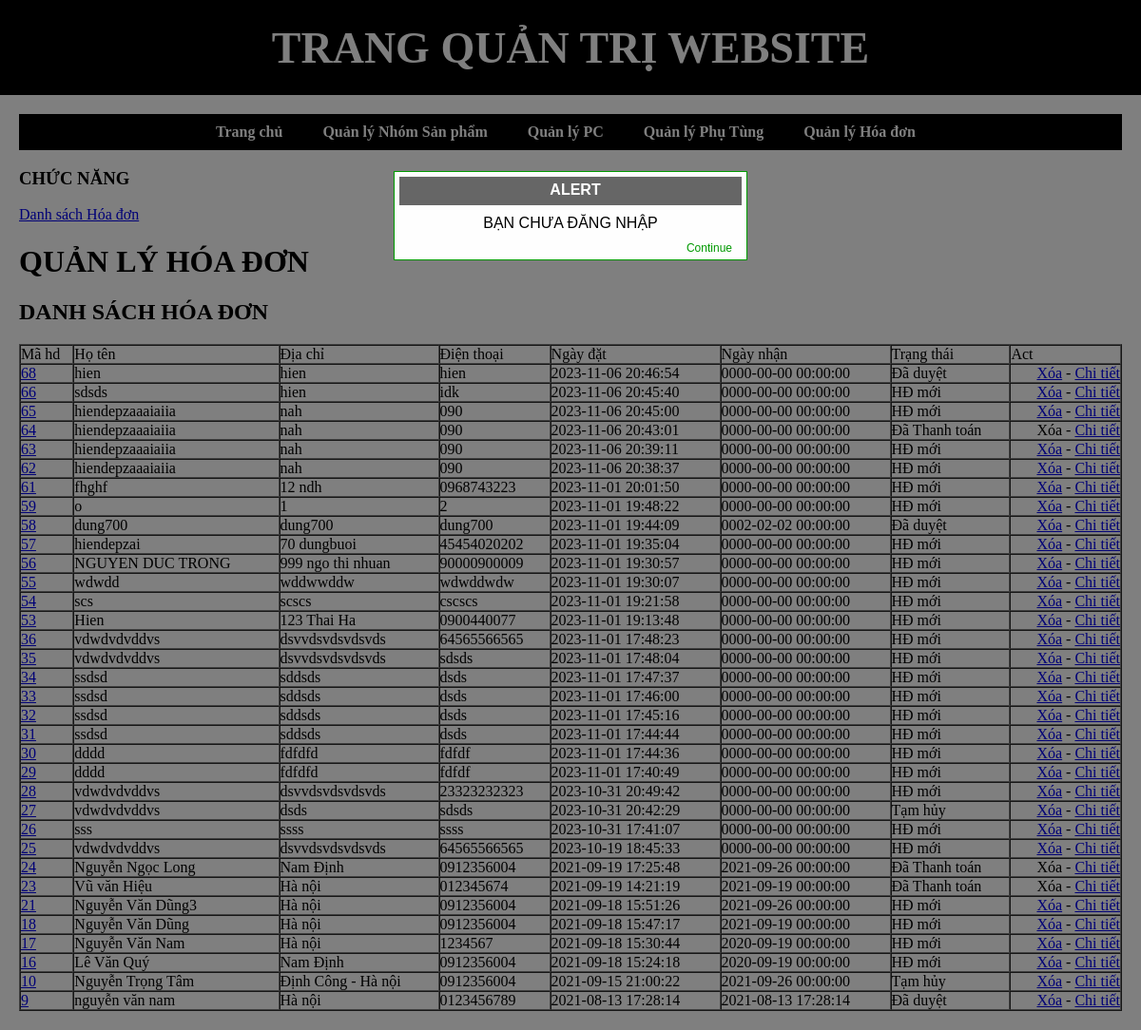
Screenshot of /index_admin.php?module=hoadon with the database file from the repository.
### tables this page shows
CREATE TABLE `tbhoadon` (
  `mahd` int(11) NOT NULL,
  `tennguoimua` varchar(30) NOT NULL,
  `diachi` varchar(100) NOT NULL,
  `dienthoai` varchar(15) NOT NULL,
  `ngaydat` datetime NOT NULL DEFAULT current_timestamp(),
  `ngaynhan` datetime NOT NULL DEFAULT current_timestamp(),
  `trangthai` int(11) NOT NULL DEFAULT 0
);

### Models/clsDatabase.php (called while the page is built, shortened)
<?php
class clsDatabase
{
	public $conn = NULL;
	function __construct()
	{
		try
		{
			$this->conn = new PDO("mysql:host=localhost;dbname=shopdatabase","root","");
			$this->conn->exec("SET NAMES UTF8");
		}
		catch(PDOException $ex)
		{
			echo "<h3>" . $ex->getMessage() . "</h3>";
			die("<h3> LỖI KẾT NỐI CSDL </h3>");
		}
	}
	function ThucthiSQL($sql, $data=NULL)
	{
		$this->pdo_stm = $this->conn->prepare($sql);
		$ketqua=false;
		if($data!=NULL)
			$ketqua = $this->pdo_stm->execute($data);
		else
			$ketqua = $this->pdo_stm->execute();
		return $ketqua;
	}
}
?>

### Models/clsHoadon.php (called while the page is built, shortened)
<?php
require_once("clsDatabase.php");
class clsHoadon
{
	public $db;
	function __construct()
	{
		$this->db = new clsDatabase();
	}
	function LayDanhSachHoadon()
	{
		$sql = "SELECT * FROM tbHoadon ORDER BY mahd DESC";
		$ketqua = $this->db->ThucthiSQL($sql);
		if($ketqua==TRUE)
			$this->data = $this->db->pdo_stm->fetchAll();
		return $ketqua;
	}
}
?>

### Views/vDanhSachHD.php (the view)
 	<div id="content_left">
     	<div class="left1">
         	<h3>CHỨC NĂNG</h3>
             <p><a href="?module=<?=$module?>">Danh sách Hóa đơn</a></p>
         </div>
     </div>
     <div id="content_right">
     	<h1> QUẢN LÝ HÓA ĐƠN</h1>
         <h2> DANH SÁCH HÓA ĐƠN</h2>
         <div id="right_detail">
	<?php
             if($ketqua)
             {
             ?>
             <table width="100%" border="1" class="Content_Table" cellpadding="0" cellspacing="0">
               <tr>
                 <td>Mã hd</td>
                 <td>Họ tên</td>
                 <td>Địa chỉ</td>
                 <td>Điện thoại</td>
                 <td>Ngày đặt</td>
                 <td>Ngày nhận</td>
                 <td>Trạng thái</td>
                 <td>Act</td>
               </tr>
               <?php
                 $rows = $hoadon->data;
                 foreach($rows as $row)
                 {
                     $trangthai="";
                     if($row["trangthai"]==0)
                         $trangthai = "HĐ mới";
                     else if($row["trangthai"]==1)
                         $trangthai = "Đã duyệt";
                     else if($row["trangthai"]==2)
                         $trangthai = "Đã Thanh toán";
                     else if($row["trangthai"]==3)
                         $trangthai = "Tạm hủy";
                 ?>
               <tr>
                 <td><a href="?module=<?=$module?>&act=chitiet&id=<?=$row["mahd"]?>"> <?=$row["mahd"]?> </a></td>
                 <td><?=$row["tennguoimua"]?></td>
                 <td><?=$row["diachi"]?></td>
                 <td><?=$row["dienthoai"]?></td>
                 <td><?=$row["ngaydat"]?></td>
                 <td><?=$row["ngaynhan"]?></td>
                 <td><?=$trangthai?></td>
                 <td align="right">
                 <?php
                 if($row["trangthai"]!=2)
                     echo "<a href='?module=" . $module ."&act=xoa&id=" . $row["mahd"] . "'>Xóa</a> - ";
                 else
                     echo "Xóa - ";
                 ?>
                 <a href="?module=<?=$module?>&act=chitiet&id=<?=$row["mahd"]?>"> Chi tiết </a></td>
               </tr>
               <?php
                 }
               ?>
             </table>
             <?php
             }
             ?>
</div>
     </div>

### css_Admin/Menu.css (style rules this page uses)
html, body { padding: 0; margin: 0; }

### rows the page displays
tbhoadon: mahd "68", tennguoimua "hien", diachi "hien", dienthoai "hien", ngaydat "2023-11-06 20:46:54", ngaynhan "0000-00-00 00:00:00", trangthai "Đã duyệt"
tbhoadon: mahd "66", tennguoimua "sdsds", diachi "hien", dienthoai "idk", ngaydat "2023-11-06 20:45:40", ngaynhan "0000-00-00 00:00:00", trangthai "HĐ mới"
tbhoadon: mahd "65", tennguoimua "hiendepzaaaiaiia", diachi "nah", dienthoai "090", ngaydat "2023-11-06 20:45:00", ngaynhan "0000-00-00 00:00:00", trangthai "HĐ mới"
tbhoadon: mahd "64", tennguoimua "hiendepzaaaiaiia", diachi "nah", dienthoai "090", ngaydat "2023-11-06 20:43:01", ngaynhan "0000-00-00 00:00:00", trangthai "Đã Thanh toán", shows "Xóa -"
tbhoadon: mahd "63", tennguoimua "hiendepzaaaiaiia", diachi "nah", dienthoai "090", ngaydat "2023-11-06 20:39:11", ngaynhan "0000-00-00 00:00:00", trangthai "HĐ mới"
tbhoadon: mahd "62", tennguoimua "hiendepzaaaiaiia", diachi "nah", dienthoai "090", ngaydat "2023-11-06 20:38:37", ngaynhan "0000-00-00 00:00:00", trangthai "HĐ mới"
tbhoadon: mahd "61", tennguoimua "fhghf", diachi "12 ndh", dienthoai "0968743223", ngaydat "2023-11-01 20:01:50", ngaynhan "0000-00-00 00:00:00", trangthai "HĐ mới"
tbhoadon: mahd "59", tennguoimua "o", diachi "1", dienthoai "2", ngaydat "2023-11-01 19:48:22", ngaynhan "0000-00-00 00:00:00", trangthai "HĐ mới"
tbhoadon: mahd "58", tennguoimua "dung700", diachi "dung700", dienthoai "dung700", ngaydat "2023-11-01 19:44:09", ngaynhan "0002-02-02 00:00:00", trangthai "Đã duyệt"
tbhoadon: mahd "57", tennguoimua "hiendepzai", diachi "70 dungbuoi", dienthoai "45454020202", ngaydat "2023-11-01 19:35:04", ngaynhan "0000-00-00 00:00:00", trangthai "HĐ mới"
tbhoadon: mahd "56", tennguoimua "NGUYEN DUC TRONG", diachi "999 ngo thi nhuan", dienthoai "90000900009", ngaydat "2023-11-01 19:30:57", ngaynhan "0000-00-00 00:00:00", trangthai "HĐ mới"
tbhoadon: mahd "55", tennguoimua "wdwdd", diachi "wddwwddw", dienthoai "wdwddwdw", ngaydat "2023-11-01 19:30:07", ngaynhan "0000-00-00 00:00:00", trangthai "HĐ mới"
tbhoadon: mahd "54", tennguoimua "scs", diachi "scscs", dienthoai "cscscs", ngaydat "2023-11-01 19:21:58", ngaynhan "0000-00-00 00:00:00", trangthai "HĐ mới"
tbhoadon: mahd "53", tennguoimua "Hien", diachi "123 Thai Ha", dienthoai "0900440077", ngaydat "2023-11-01 19:13:48", ngaynhan "0000-00-00 00:00:00", trangthai "HĐ mới"
tbhoadon: mahd "36", tennguoimua "vdwdvdvddvs", diachi "dsvvdsvdsvdsvds", dienthoai "64565566565", ngaydat "2023-11-01 17:48:23", ngaynhan "0000-00-00 00:00:00", trangthai "HĐ mới"
tbhoadon: mahd "35", tennguoimua "vdwdvdvddvs", diachi "dsvvdsvdsvdsvds", dienthoai "sdsds", ngaydat "2023-11-01 17:48:04", ngaynhan "0000-00-00 00:00:00", trangthai "HĐ mới"
tbhoadon: mahd "34", tennguoimua "ssdsd", diachi "sddsds", dienthoai "dsds", ngaydat "2023-11-01 17:47:37", ngaynhan "0000-00-00 00:00:00", trangthai "HĐ mới"
tbhoadon: mahd "33", tennguoimua "ssdsd", diachi "sddsds", dienthoai "dsds", ngaydat "2023-11-01 17:46:00", ngaynhan "0000-00-00 00:00:00", trangthai "HĐ mới"
tbhoadon: mahd "32", tennguoimua "ssdsd", diachi "sddsds", dienthoai "dsds", ngaydat "2023-11-01 17:45:16", ngaynhan "0000-00-00 00:00:00", trangthai "HĐ mới"
tbhoadon: mahd "31", tennguoimua "ssdsd", diachi "sddsds", dienthoai "dsds", ngaydat "2023-11-01 17:44:44", ngaynhan "0000-00-00 00:00:00", trangthai "HĐ mới"
tbhoadon: mahd "30", tennguoimua "dddd", diachi "fdfdfd", dienthoai "fdfdf", ngaydat "2023-11-01 17:44:36", ngaynhan "0000-00-00 00:00:00", trangthai "HĐ mới"
tbhoadon: mahd "29", tennguoimua "dddd", diachi "fdfdfd", dienthoai "fdfdf", ngaydat "2023-11-01 17:40:49", ngaynhan "0000-00-00 00:00:00", trangthai "HĐ mới"
tbhoadon: mahd "28", tennguoimua "vdwdvdvddvs", diachi "dsvvdsvdsvdsvds", dienthoai "23323232323", ngaydat "2023-10-31 20:49:42", ngaynhan "0000-00-00 00:00:00", trangthai "HĐ mới"
tbhoadon: mahd "27", tennguoimua "vdwdvdvddvs", diachi "dsds", dienthoai "sdsds", ngaydat "2023-10-31 20:42:29", ngaynhan "0000-00-00 00:00:00", trangthai "Tạm hủy"
tbhoadon: mahd "26", tennguoimua "sss", diachi "ssss", dienthoai "ssss", ngaydat "2023-10-31 17:41:07", ngaynhan "0000-00-00 00:00:00", trangthai "HĐ mới"
tbhoadon: mahd "25", tennguoimua "vdwdvdvddvs", diachi "dsvvdsvdsvdsvds", dienthoai "64565566565", ngaydat "2023-10-19 18:45:33", ngaynhan "0000-00-00 00:00:00", trangthai "HĐ mới"
tbhoadon: mahd "24", tennguoimua "Nguyễn Ngọc Long", diachi "Nam Định", dienthoai "0912356004", ngaydat "2021-09-19 17:25:48", ngaynhan "2021-09-26 00:00:00", trangthai "Đã Thanh toán", shows "Xóa -"
tbhoadon: mahd "23", tennguoimua "Vũ văn Hiệu", diachi "Hà nội", dienthoai "012345674", ngaydat "2021-09-19 14:21:19", ngaynhan "2021-09-19 00:00:00", trangthai "Đã Thanh toán", shows "Xóa -"
tbhoadon: mahd "21", tennguoimua "Nguyễn Văn Dũng3", diachi "Hà nội", dienthoai "0912356004", ngaydat "2021-09-18 15:51:26", ngaynhan "2021-09-26 00:00:00", trangthai "HĐ mới"
tbhoadon: mahd "18", tennguoimua "Nguyễn Văn Dũng", diachi "Hà nội", dienthoai "0912356004", ngaydat "2021-09-18 15:47:17", ngaynhan "2021-09-19 00:00:00", trangthai "HĐ mới"
tbhoadon: mahd "17", tennguoimua "Nguyễn Văn Nam", diachi "Hà nội", dienthoai "1234567", ngaydat "2021-09-18 15:30:44", ngaynhan "2020-09-19 00:00:00", trangthai "HĐ mới"
tbhoadon: mahd "16", tennguoimua "Lê Văn Quý", diachi "Nam Định", dienthoai "0912356004", ngaydat "2021-09-18 15:24:18", ngaynhan "2020-09-19 00:00:00", trangthai "HĐ mới"
tbhoadon: mahd "10", tennguoimua "Nguyễn Trọng Tâm", diachi "Định Công - Hà nội", dienthoai "0912356004", ngaydat "2021-09-15 21:00:22", ngaynhan "2021-09-26 00:00:00", trangthai "Tạm hủy"
tbhoadon: mahd "9", tennguoimua "nguyễn văn nam", diachi "Hà nội", dienthoai "0123456789", ngaydat "2021-08-13 17:28:14", ngaynhan "2021-08-13 17:28:14", trangthai "Đã duyệt"

### other values shown
$thongbao "BẠN CHƯA ĐĂNG NHẬP"
